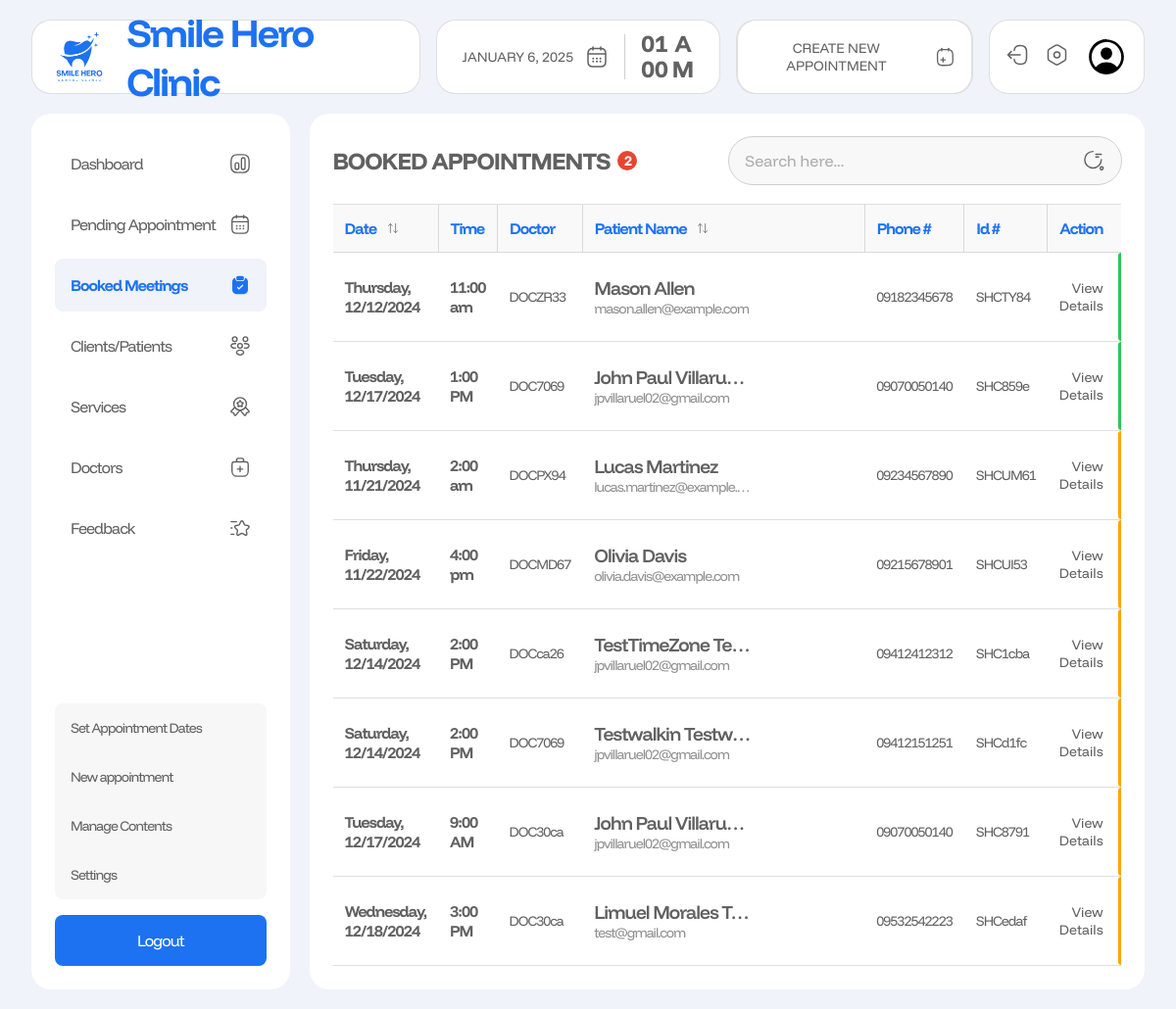
The page /admin/booked.php (signed in) on the database as committed earlier.
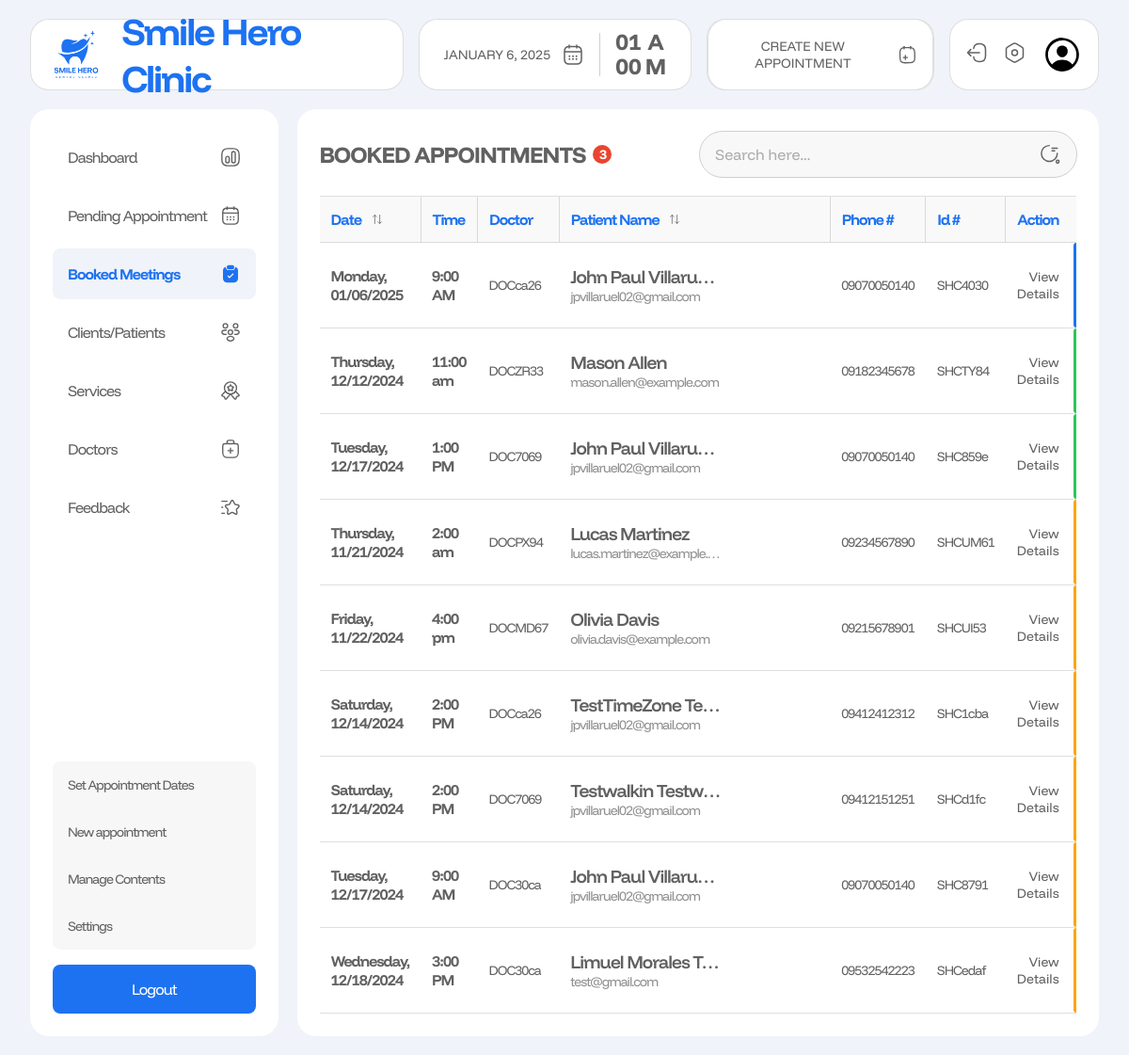
The same page on the database as committed later.
### tables this page shows
CREATE TABLE `appointments` (
  `user_id` varchar(100) NOT NULL,
  `doctor_id` varchar(100) DEFAULT NULL,
  `appointment_id` varchar(20) NOT NULL,
  `label` varchar(100) NOT NULL,
  `name` varchar(255) NOT NULL,
  `email` varchar(255) NOT NULL,
  `contact` varchar(30) NOT NULL,
  `message` text NOT NULL,
  `date` varchar(30) NOT NULL,
  `time` varchar(30) NOT NULL,
  `service` varchar(100) NOT NULL,
  `location` varchar(100) NOT NULL,
  `status` varchar(50) NOT NULL,
  `created_at` datetime NOT NULL
);

### admin/booked.php (the view, shortened to what this page needs)
<?php
require_once '../includes/dbh.inc.php';
$limit = 10;
$page = isset($_GET['page']) ? (int)$_GET['page'] : 1;
$start = ($page - 1) * $limit;
$totalQuery = "SELECT COUNT(*) AS total FROM appointments WHERE status = 'accepted' OR status = 'completed'";
$totalResult = $conn->query($totalQuery);
$totalRow = $totalResult->fetch_assoc();
$totalRecords = $totalRow['total'];
$query = "SELECT * FROM appointments WHERE status = 'accepted' OR status = 'completed' OR  status = 'canceled' OR status = 'missed' ORDER BY status, date, time ASC LIMIT $start, $limit";
$result = $conn->query($query);
$users = [];
if ($result->num_rows > 0) {
  while ($row = $result->fetch_assoc()) {
    $users[] = $row;
  }
}
?>
<!DOCTYPE html>
<html lang="en">
<head>
  <link rel="stylesheet" href="../src/dist/styles.css" />
</head>
<body class="admin__page">
  <main class="admin__main">
    <?php include("includes/nav.php"); ?>
     <section class="admin__content">
      <?php include("includes/side_nav.php"); ?>
      <div class="booked__container">
        <div class="booked-appointments__table">
          <div class="table-heading__container">
            <h1 class="table-heading">booked appointments <span class="table-item-count"><?php echo $totalRecords ?></span></h1>
            <?php include("includes/search.php"); ?>
          </div>
          <table>
            <thead>
              <tr>
                <th>
                  date
                  <div class="dropdown-container">
                    <button class="filter-btn">
                    </button>
                  </div>
                </th>
                <th>
                  time
                </th>
                <th>doctor</th>
                <th>
                  patient name
                  <div class="dropdown-container">
                    <button class="filter-btn">
                    </button>
                  </div>
                </th>
                <th>phone #</th>
                <th>id #</th>
                <th>action</th>
              </tr>
            </thead>
            <tbody id="items">
              <?php foreach ($users as $user){?>
              <tr class="item-row appointment-row"
                data-date="<?php echo date('Y-m-d', strtotime($user['date'])); ?>">
                <td class="patient-cell date" data-date="<?php echo $user['date'] ?>">
                  <?php echo date('l, m/d/Y', strtotime($user['date'])); ?>
                </td>
                <td class="patient-cell time">
                  <?php echo $user['time']; ?>
                </td>
                <td class="patient-cell doctor">
                  <?php echo $user['doctor_id']; ?>
                </td>
                <td class="patient-cell name-email" data-label="<?php echo $user['label'] ?>">
                  <p class="patient-name" title="<?php echo $user['name']; ?>">
                    <?php echo $user['name']; ?>
                  </p>
                  <p class="patient-email" title="<?php echo $user['email']; ?>">
                    <?php echo $user['email']; ?>
                  </p>
                </td>
                <td class="patient-cell phone">
                  <?php echo $user['contact']; ?>
                </td>
                <td class="patient-cell apt-id">
                  <?php echo $user['appointment_id']; ?>
                </td>
                <?php
                $bgColor = '';
                  switch ($user['status']) {
                    case 'accepted':
                      $bgColor = '#1d72f2';
                      break;
                    case 'missed':
                      $bgColor = 'orange';
                      break;
                    case 'completed':
                      $bgColor = '#2bc757';
                      break;
                  }
                ?>
                <td class="patient-cell action" data-status="<?php echo $user['status']; ?>">
                  <button type="button">
                    <a href="appointment-details.php?aptId=<?php echo $user['appointment_id'] ?>">
                      View Details
                    </a>
                  </button>
                  <div class="identifier" style=" background-color:<?php echo $bgColor ?>; "></div>
                </td>
              </tr>
              <?php } ?>
            </tbody>
          </table>
        </div>
      </div>
    </section>
  </main>
</body>
</html>

Rows that differ between the two databases and show on the page:
added appointments: date "Monday, 01/06/2025", time "9:00 AM", doctor "DOCca26", name "John Paul Villaru…", email "jpvillaruel02@gmail.com", contact "09070050140", appointment_id "SHC4030"
Other text that changed with them:
$totalRecords: "2" → "3"
